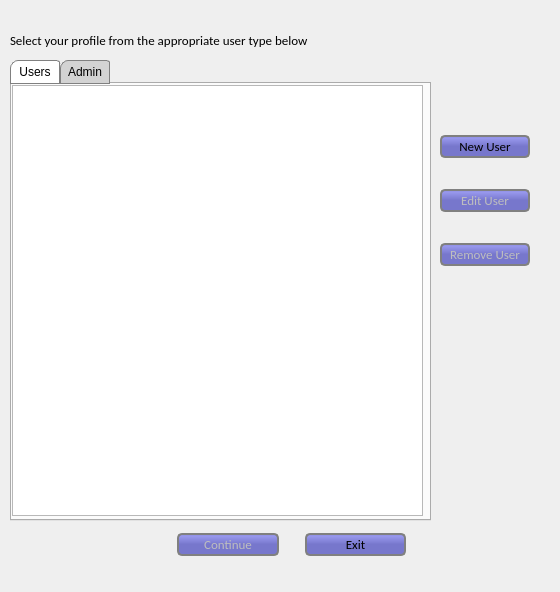
<?xml version="1.0" encoding="UTF-8"?>
<ui version="4.0">
 <class>Form</class>
 <widget class="QWidget" name="Form">
  <property name="geometry">
   <rect>
    <x>0</x>
    <y>0</y>
    <width>560</width>
    <height>592</height>
   </rect>
  </property>
  <property name="minimumSize">
   <size>
    <width>560</width>
    <height>592</height>
   </size>
  </property>
  <property name="maximumSize">
   <size>
    <width>560</width>
    <height>592</height>
   </size>
  </property>
  <property name="windowTitle">
   <string>Choose User</string>
  </property>
  <property name="styleSheet">
   <string notr="true">QPushButton{
border: 2px solid gray;
border-radius: 5px;
background-color: QLinearGradient( x1: 0, y1: 0, x2: 0, y2: 1, stop: 0 #88d, stop: 0.1 #99e, stop: 0.49 #77c);
padding:2px;
font-family: calibri;
font-size: 13px
}

QLabel{
font-family: calibri;
font-size: 13px;
}

QListWidget{
font-family: calibri;
font-size: 14px;
}

QTabBar:: tab{
border: 1px solid;
border-radius: 3px
}

</string>
  </property>
  <widget class="QLabel" name="label">
   <property name="geometry">
    <rect>
     <x>10</x>
     <y>30</y>
     <width>371</width>
     <height>21</height>
    </rect>
   </property>
   <property name="text">
    <string>Select your profile from the appropriate user type below</string>
   </property>
  </widget>
  <widget class="QTabWidget" name="tabWidget">
   <property name="geometry">
    <rect>
     <x>10</x>
     <y>60</y>
     <width>421</width>
     <height>461</height>
    </rect>
   </property>
   <property name="styleSheet">
    <string notr="true">QTabBar::tab{
background-color: lightgray;
border: 1px solid gray;
border-top-left-radius: 8px;
border-top-right-radius: 3px;
padding: 4px;
width: 40px
}

QTabBar::tab:selected{
background-color: white;
border: 1px solid gray;
border-top-left-radius: 8px;
padding: 4px;
width: 40px
}</string>
   </property>
   <property name="tabPosition">
    <enum>QTabWidget::North</enum>
   </property>
   <property name="currentIndex">
    <number>0</number>
   </property>
   <widget class="QWidget" name="tab">
    <attribute name="title">
     <string>Users</string>
    </attribute>
    <attribute name="toolTip">
     <string>Displays the list of normal users</string>
    </attribute>
    <widget class="QListWidget" name="userList">
     <property name="geometry">
      <rect>
       <x>0</x>
       <y>1</y>
       <width>411</width>
       <height>431</height>
      </rect>
     </property>
     <property name="editTriggers">
      <set>QAbstractItemView::DoubleClicked|QAbstractItemView::SelectedClicked</set>
     </property>
     <property name="alternatingRowColors">
      <bool>true</bool>
     </property>
     <property name="spacing">
      <number>1</number>
     </property>
    </widget>
   </widget>
   <widget class="QWidget" name="tab_2">
    <attribute name="title">
     <string>Admin</string>
    </attribute>
    <attribute name="toolTip">
     <string>Displays the list of admin users</string>
    </attribute>
    <widget class="QListWidget" name="adminList">
     <property name="geometry">
      <rect>
       <x>0</x>
       <y>0</y>
       <width>411</width>
       <height>441</height>
      </rect>
     </property>
    </widget>
   </widget>
  </widget>
  <widget class="QWidget" name="layoutWidget">
   <property name="geometry">
    <rect>
     <x>157</x>
     <y>524</y>
     <width>271</width>
     <height>41</height>
    </rect>
   </property>
   <layout class="QHBoxLayout" name="horizontalLayout">
    <item>
     <widget class="QPushButton" name="btn_continue">
      <property name="enabled">
       <bool>false</bool>
      </property>
      <property name="minimumSize">
       <size>
        <width>102</width>
        <height>23</height>
       </size>
      </property>
      <property name="maximumSize">
       <size>
        <width>102</width>
        <height>23</height>
       </size>
      </property>
      <property name="text">
       <string>Continue</string>
      </property>
     </widget>
    </item>
    <item>
     <widget class="QPushButton" name="btn_exit">
      <property name="minimumSize">
       <size>
        <width>101</width>
        <height>23</height>
       </size>
      </property>
      <property name="maximumSize">
       <size>
        <width>101</width>
        <height>23</height>
       </size>
      </property>
      <property name="text">
       <string>Exit</string>
      </property>
     </widget>
    </item>
   </layout>
  </widget>
  <widget class="QWidget" name="layoutWidget">
   <property name="geometry">
    <rect>
     <x>440</x>
     <y>110</y>
     <width>111</width>
     <height>181</height>
    </rect>
   </property>
   <layout class="QVBoxLayout" name="verticalLayout">
    <item>
     <widget class="QPushButton" name="btn_new">
      <property name="minimumSize">
       <size>
        <width>90</width>
        <height>23</height>
       </size>
      </property>
      <property name="maximumSize">
       <size>
        <width>90</width>
        <height>23</height>
       </size>
      </property>
      <property name="text">
       <string>New User</string>
      </property>
     </widget>
    </item>
    <item>
     <widget class="QPushButton" name="btn_edit">
      <property name="enabled">
       <bool>false</bool>
      </property>
      <property name="minimumSize">
       <size>
        <width>90</width>
        <height>23</height>
       </size>
      </property>
      <property name="maximumSize">
       <size>
        <width>90</width>
        <height>23</height>
       </size>
      </property>
      <property name="text">
       <string>Edit User</string>
      </property>
     </widget>
    </item>
    <item>
     <widget class="QPushButton" name="btn_remove">
      <property name="enabled">
       <bool>false</bool>
      </property>
      <property name="minimumSize">
       <size>
        <width>90</width>
        <height>23</height>
       </size>
      </property>
      <property name="maximumSize">
       <size>
        <width>90</width>
        <height>23</height>
       </size>
      </property>
      <property name="text">
       <string>Remove User</string>
      </property>
     </widget>
    </item>
   </layout>
  </widget>
 </widget>
 <resources/>
 <connections>
  <connection>
   <sender>btn_exit</sender>
   <signal>clicked()</signal>
   <receiver>Form</receiver>
   <slot>close()</slot>
   <hints>
    <hint type="sourcelabel">
     <x>356</x>
     <y>544</y>
    </hint>
    <hint type="destinationlabel">
     <x>279</x>
     <y>295</y>
    </hint>
   </hints>
  </connection>
  <connection>
   <sender>btn_continue</sender>
   <signal>clicked()</signal>
   <receiver>Form</receiver>
   <slot>close()</slot>
   <hints>
    <hint type="sourcelabel">
     <x>228</x>
     <y>544</y>
    </hint>
    <hint type="destinationlabel">
     <x>279</x>
     <y>295</y>
    </hint>
   </hints>
  </connection>
 </connections>
</ui>
